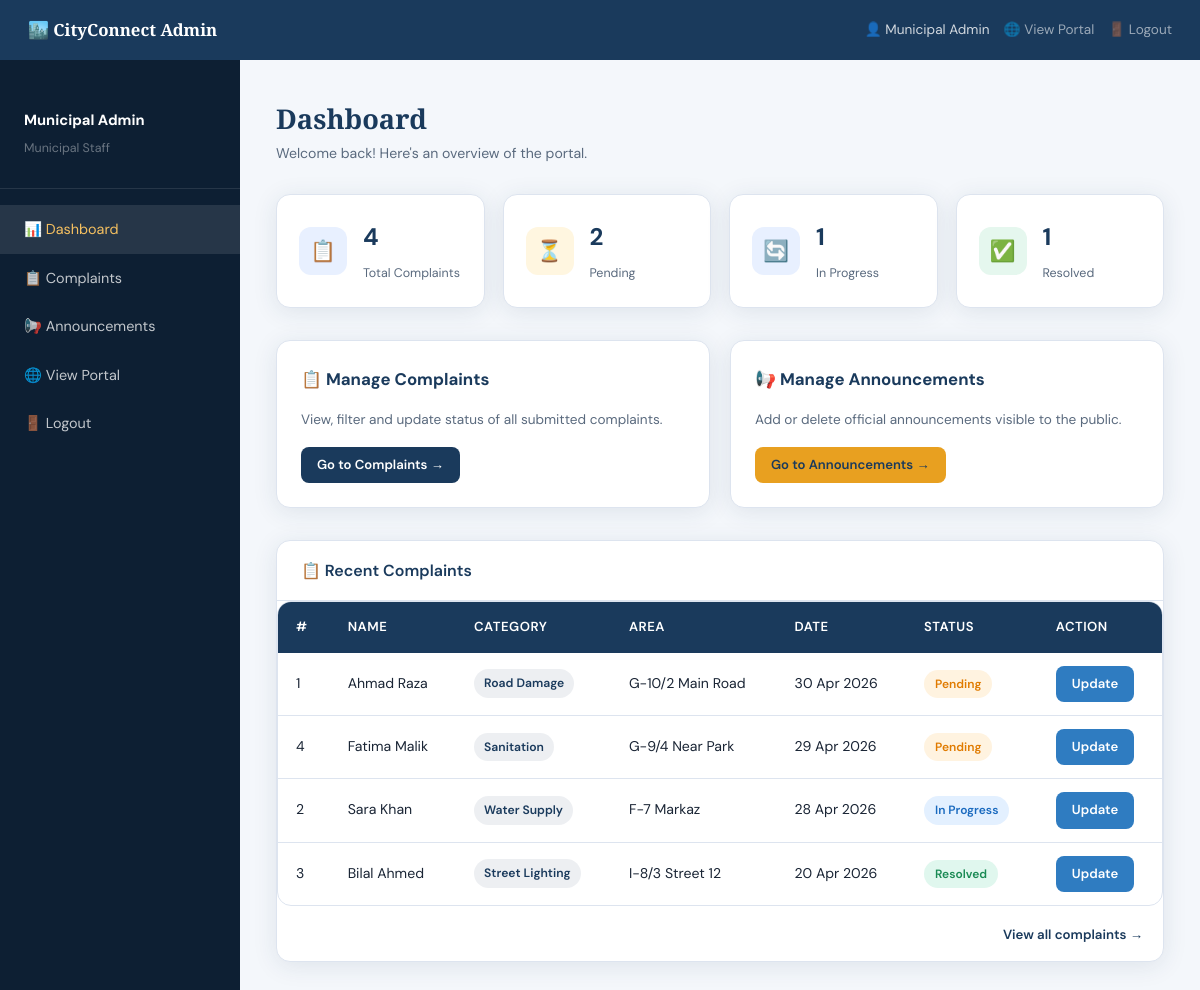
The page /admin/dashboard.php (signed in) on the database its author committed.
### tables this page shows
CREATE TABLE IF NOT EXISTS complaints (
    id          INT AUTO_INCREMENT PRIMARY KEY,
    name        VARCHAR(120)  NOT NULL,
    contact     VARCHAR(20)   NOT NULL,
    category    VARCHAR(60)   NOT NULL,
    description TEXT          NOT NULL,
    area        VARCHAR(200)  NOT NULL,
    status      ENUM('Pending','In Progress','Resolved') NOT NULL DEFAULT 'Pending',
    date        DATE          NOT NULL DEFAULT (CURRENT_DATE)
);

### php/config.php (called while the page is built, shortened)
<?php
function e(string $str): string {
    return htmlspecialchars($str, ENT_QUOTES, 'UTF-8');
}
function fdate(string $date): string {
    return date('d M Y', strtotime($date));
}

### admin/dashboard.php (the view, shortened to what this page needs)
<?php
require_once '../php/config.php';
$db = getDB();
$totalComplaints  = $db->query("SELECT COUNT(*) FROM complaints")->fetch_row()[0];
$pendingCount     = $db->query("SELECT COUNT(*) FROM complaints WHERE status='Pending'")->fetch_row()[0];
$progressCount    = $db->query("SELECT COUNT(*) FROM complaints WHERE status='In Progress'")->fetch_row()[0];
$resolvedCount    = $db->query("SELECT COUNT(*) FROM complaints WHERE status='Resolved'")->fetch_row()[0];
?>
<!DOCTYPE html>
<html lang="en">
<head>
  <link rel="stylesheet" href="../css/style.css">
</head>
<body>
<div class="admin-header">
  <strong>🏙️ CityConnect Admin</strong>
  <div class="right">
    <span>👤 <?= e($_SESSION['admin_name'] ?? 'Admin') ?></span>
    <a href="../index.php">🌐 View Portal</a>
    <a href="logout.php">🚪 Logout</a>
  </div>
</div>
<div class="admin-layout">
  <aside class="admin-sidebar">
    <div class="sidebar-user">
      <strong><?= e($_SESSION['admin_name'] ?? 'Admin') ?></strong>
      <span>Municipal Staff</span>
    </div>
    <ul class="sidebar-nav">
      <li><a href="dashboard.php" class="active">📊 Dashboard</a></li>
      <li><a href="complaints.php">📋 Complaints</a></li>
      <li><a href="announcements.php">📢 Announcements</a></li>
      <li><a href="../index.php" target="_blank">🌐 View Portal</a></li>
      <li><a href="logout.php">🚪 Logout</a></li>
    </ul>
  </aside>
  <main class="admin-content">
    <div style="margin-bottom:28px">
      <h1 style="font-family:'Playfair Display',serif;color:var(--primary);font-size:1.7rem">Dashboard</h1>
      <p style="color:var(--text-muted);font-size:0.88rem">Welcome back! Here's an overview of the portal.</p>
    </div>
    <div class="admin-stats-grid">
      <div class="stat-card">
        <div class="stat-icon blue">📋</div>
        <div class="stat-info">
          <strong><?= $totalComplaints ?></strong>
          <span>Total Complaints</span>
        </div>
      </div>
      <div class="stat-card">
        <div class="stat-icon yellow">⏳</div>
        <div class="stat-info">
          <strong><?= $pendingCount ?></strong>
          <span>Pending</span>
        </div>
      </div>
      <div class="stat-card">
        <div class="stat-icon blue">🔄</div>
        <div class="stat-info">
          <strong><?= $progressCount ?></strong>
          <span>In Progress</span>
        </div>
      </div>
      <div class="stat-card">
        <div class="stat-icon green">✅</div>
        <div class="stat-info">
          <strong><?= $resolvedCount ?></strong>
          <span>Resolved</span>
        </div>
      </div>
    </div>
    <div style="display:grid;grid-template-columns:1fr 1fr;gap:20px;margin-bottom:32px">
      <div class="card" style="padding:24px">
        <div style="font-weight:700;color:var(--primary);margin-bottom:14px;font-size:1.05rem">📋 Manage Complaints</div>
        <p style="font-size:0.85rem;color:var(--text-muted);margin-bottom:16px">View, filter and update status of all submitted complaints.</p>
        <a href="complaints.php" class="btn btn-primary btn-sm">Go to Complaints →</a>
      </div>
      <div class="card" style="padding:24px">
        <div style="font-weight:700;color:var(--primary);margin-bottom:14px;font-size:1.05rem">📢 Manage Announcements</div>
        <p style="font-size:0.85rem;color:var(--text-muted);margin-bottom:16px">Add or delete official announcements visible to the public.</p>
        <a href="announcements.php" class="btn btn-accent btn-sm">Go to Announcements →</a>
      </div>
    </div>
    <div class="card">
      <div class="card-header-bar">📋 Recent Complaints</div>
      <?php
      $recent = $db->query("SELECT * FROM complaints ORDER BY date DESC LIMIT 8");
      if ($recent->num_rows === 0):
      ?>
        <div style="padding:30px;text-align:center;color:var(--text-muted)">No complaints submitted yet.</div>
      <?php else: ?>
        <div class="table-wrap">
          <table>
            <thead>
              <tr>
                <th>#</th><th>Name</th><th>Category</th><th>Area</th><th>Date</th><th>Status</th><th>Action</th>
              </tr>
            </thead>
            <tbody>
              <?php while ($c = $recent->fetch_assoc()): ?>
                <tr>
                  <td><?= $c['id'] ?></td>
                  <td><?= e($c['name']) ?></td>
                  <td><span class="tag"><?= e($c['category']) ?></span></td>
                  <td><?= e($c['area']) ?></td>
                  <td><?= fdate($c['date']) ?></td>
                  <td>
                    <?php
                    $badge = match($c['status']) {
                      'In Progress' => 'badge-progress',
                      'Resolved'    => 'badge-resolved',
                      default       => 'badge-pending',
                    };
                    ?>
                    <span class="badge <?= $badge ?>"><?= e($c['status']) ?></span>
                  </td>
                  <td>
                    <a href="complaints.php?update=<?= $c['id'] ?>" class="btn btn-sm btn-info">Update</a>
                  </td>
                </tr>
              <?php endwhile; ?>
            </tbody>
          </table>
        </div>
        <div style="padding:14px 20px;text-align:right">
          <a href="complaints.php" style="font-size:0.83rem;color:var(--primary);font-weight:600">View all complaints →</a>
        </div>
      <?php endif; ?>
    </div>
  </main>
</div>
</body>
</html>

### css/style.css (style rules this page uses)
:root { --primary: #1a3a5c; --primary-light: #245080; --accent: #e8a020; --accent-light: #f5c060; --bg: #f4f7fb; --bg-dark: #0d1f33; --card: #ffffff; --text: #1a2535; --text-muted: #5a6a7e; --border: #dde4ef; --success: #22a96e; --danger: #e03e3e; --warning: #e8a020; --info: #2f7cc1; --shadow: 0 4px 24px rgba(26,58,92,0.10); --shadow-lg: 0 12px 48px rgba(26,58,92,0.18); --radius: 14px; --radius-sm: 8px; }
*, *::before, *::after { box-sizing: border-box; margin: 0; padding: 0; }
html { scroll-behavior: smooth; }
body { font-family: 'DM Sans', sans-serif; background: var(--bg); color: var(--text); line-height: 1.7; min-height: 100vh; }
a { color: inherit; text-decoration: none; }
.card { background: var(--card); border-radius: var(--radius); box-shadow: var(--shadow); border: 1px solid var(--border); overflow: hidden; transition: transform 0.25s, box-shadow 0.25s; }
.card-header-bar { padding: 16px 24px; border-bottom: 1px solid var(--border); display: flex; align-items: center; gap: 10px; font-weight: 600; color: var(--primary); }
.btn { display: inline-flex; align-items: center; gap: 8px; padding: 12px 26px; border-radius: var(--radius-sm); font-family: 'DM Sans', sans-serif; font-size: 0.92rem; font-weight: 600; border: none; cursor: pointer; transition: all 0.22s; text-decoration: none; }
.btn-primary { background: var(--primary); color: #fff; }
.btn-accent { background: var(--accent); color: var(--primary); }
.btn-sm { padding: 7px 16px; font-size: 0.82rem; }
.btn-info { background: var(--info); color: #fff; }
.badge { display: inline-flex; align-items: center; gap: 4px; padding: 4px 11px; border-radius: 20px; font-size: 0.75rem; font-weight: 600; }
.badge-pending { background: #fff3e0; color: #e07b00; }
.badge-progress { background: #e3f0ff; color: #1a6abf; }
.badge-resolved { background: #e0f7ee; color: #1a8a54; }
.tag { display: inline-block; background: rgba(26,58,92,0.08); color: var(--primary); font-size: 0.76rem; padding: 4px 10px; border-radius: 20px; font-weight: 600; }
.table-wrap { overflow-x: auto; border-radius: var(--radius); border: 1px solid var(--border); }
table { width: 100%; border-collapse: collapse; font-size: 0.88rem; }
thead th { background: var(--primary); color: #fff; padding: 14px 18px; text-align: left; font-weight: 600; font-size: 0.82rem; letter-spacing: 0.04em; text-transform: uppercase; white-space: nowrap; }
tbody tr { border-bottom: 1px solid var(--border); transition: background 0.15s; }
tbody td { padding: 13px 18px; vertical-align: middle; }
tbody tr:last-child { border-bottom: none; }
.admin-layout { display: grid; grid-template-columns: 240px 1fr; min-height: calc(100vh - 68px); }
.admin-sidebar { background: var(--bg-dark); padding: 28px 0; color: rgba(255,255,255,0.75); }
.sidebar-nav { list-style: none; }
.sidebar-nav li a { display: flex; align-items: center; gap: 12px; padding: 12px 24px; font-size: 0.9rem; transition: all 0.2s; }
.sidebar-nav li a:hover, .sidebar-nav li a.active { background: rgba(255,255,255,0.1); color: var(--accent-light); }
.sidebar-user { padding: 20px 24px 28px; border-bottom: 1px solid rgba(255,255,255,0.1); margin-bottom: 16px; }
.sidebar-user strong { display: block; font-size: 0.92rem; color: #fff; }
.sidebar-user span { font-size: 0.78rem; opacity: 0.5; }
.admin-content { padding: 36px; background: var(--bg); }
.admin-stats-grid { display: grid; grid-template-columns: repeat(4, 1fr); gap: 18px; margin-bottom: 32px; }
.stat-card { background: var(--card); border-radius: var(--radius); padding: 22px; border: 1px solid var(--border); box-shadow: var(--shadow); display: flex; align-items: center; gap: 16px; }
.stat-icon { width: 48px; height: 48px; border-radius: 12px; display: flex; align-items: center; justify-content: center; font-size: 1.3rem; flex-shrink: 0; }
.stat-icon.blue { background: #e8f0ff; color: #2060c0; }
.stat-icon.yellow { background: #fff6e0; color: #c07a00; }
.stat-icon.green { background: #e5f7ee; color: #1a7a50; }
.stat-info strong { display: block; font-size: 1.5rem; font-weight: 700; color: var(--primary); }
.stat-info span { font-size: 0.78rem; color: var(--text-muted); }

### rows shown on the page
complaints: id "1", name "Ahmad Raza", category "Road Damage", area "G-10/2 Main Road", date "30 Apr 2026", status "Pending"
complaints: id "4", name "Fatima Malik", category "Sanitation", area "G-9/4 Near Park", date "29 Apr 2026", status "Pending"
complaints: id "2", name "Sara Khan", category "Water Supply", area "F-7 Markaz", date "28 Apr 2026", status "In Progress"
complaints: id "3", name "Bilal Ahmed", category "Street Lighting", area "I-8/3 Street 12", date "20 Apr 2026", status "Resolved"

### other values the page prints
$_SESSION['admin_name'] "Municipal Admin"
$totalComplaints "4"
$pendingCount "2"
$progressCount "1"
$resolvedCount "1"
